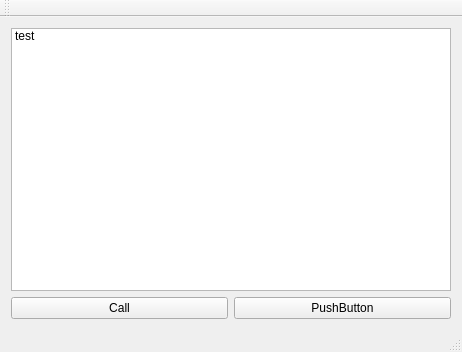
<?xml version="1.0" encoding="UTF-8"?>
<ui version="4.0">
 <class>MainWindow</class>
 <widget class="QMainWindow" name="MainWindow">
  <property name="geometry">
   <rect>
    <x>0</x>
    <y>0</y>
    <width>462</width>
    <height>352</height>
   </rect>
  </property>
  <property name="windowTitle">
   <string>MainWindow</string>
  </property>
  <widget class="QWidget" name="centralWidget">
   <layout class="QVBoxLayout" name="verticalLayout">
    <item>
     <widget class="QListWidget" name="listWidget">
      <item>
       <property name="text">
        <string>test</string>
       </property>
      </item>
     </widget>
    </item>
    <item>
     <layout class="QHBoxLayout" name="horizontalLayout">
      <item>
       <widget class="QPushButton" name="pushButton_3">
        <property name="text">
         <string>Call</string>
        </property>
       </widget>
      </item>
      <item>
       <widget class="QPushButton" name="pushButton_2">
        <property name="text">
         <string>PushButton</string>
        </property>
       </widget>
      </item>
     </layout>
    </item>
   </layout>
  </widget>
  <widget class="QMenuBar" name="menuBar">
   <property name="geometry">
    <rect>
     <x>0</x>
     <y>0</y>
     <width>462</width>
     <height>20</height>
    </rect>
   </property>
  </widget>
  <widget class="QToolBar" name="mainToolBar">
   <attribute name="toolBarArea">
    <enum>TopToolBarArea</enum>
   </attribute>
   <attribute name="toolBarBreak">
    <bool>false</bool>
   </attribute>
  </widget>
  <widget class="QStatusBar" name="statusBar"/>
 </widget>
 <layoutdefault spacing="6" margin="11"/>
 <resources/>
 <connections/>
</ui>
